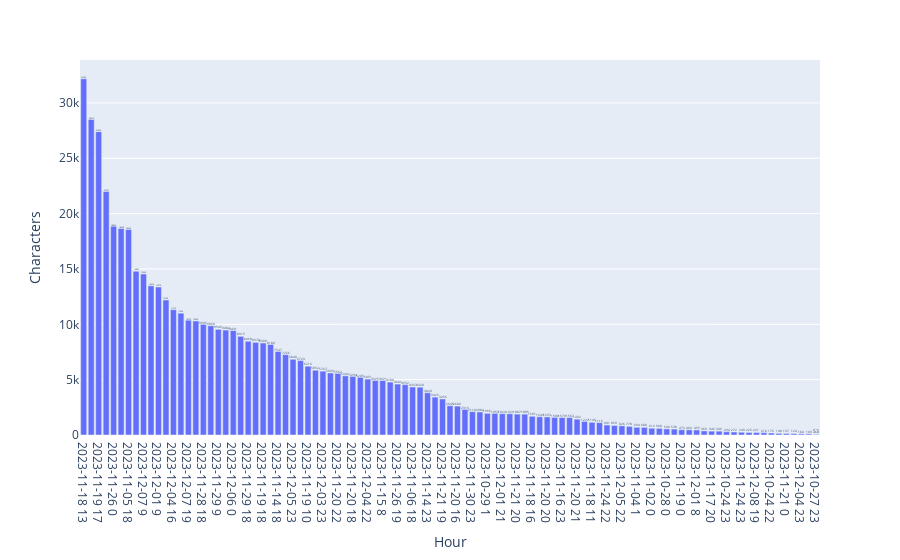

This figure's notebook cell:
### Code cell
fig_top_hours_by_characters = px.bar(df_top_hours_by_characters, 
x = 'Hour', y = 'Characters', text = 'Characters')
fig_top_hours_by_characters.update_xaxes(type = 'category')
fig_top_hours_by_characters.write_html('Analyses/top_hours_by_characters.html')
fig_top_hours_by_characters.write_image(
    'Analyses/top_hours_by_characters.png', 
    width = 1920, height = 1080, engine = 'kaleido', scale = 2)
fig_top_hours_by_characters
